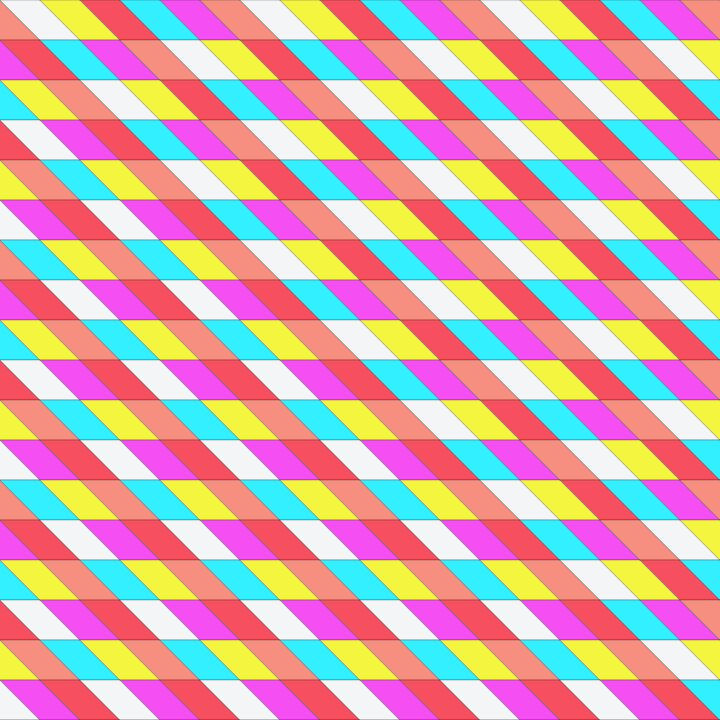
Frame 1 (no input)
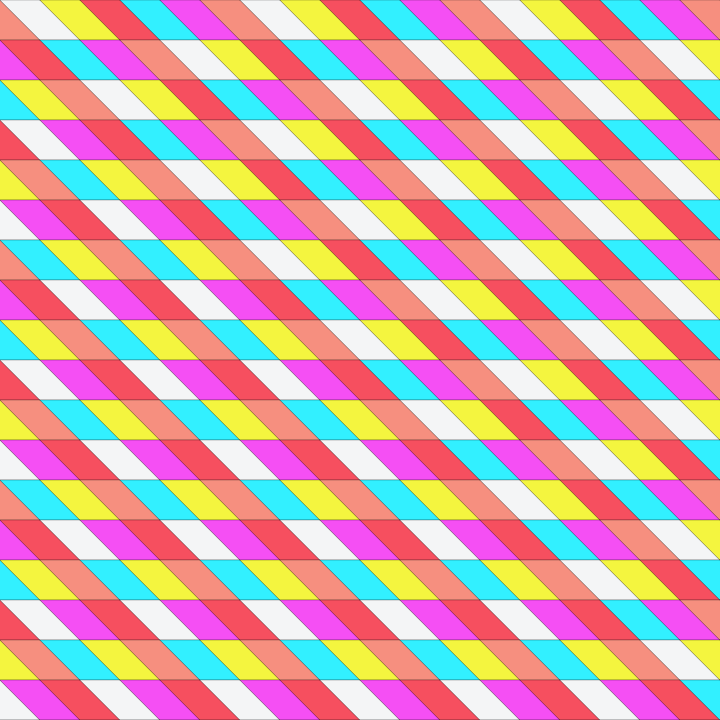
Frame 60 (no input)
Frame 120 (the mouse pressed at the canvas centre since frame 60): identical to frame 60, image omitted

The p5.js sketch that drew these frames (run headless with seeded random() and noise() and a simulated clock; from frame 60 on, the mouse is pressed at the canvas centre):

// p5.js sketch
// ── sketch.js
/*
Sketch

This will be the staging area of the different classes. Aside setting up the canvas 
and several global variables, the sketch will not have any further functionality. 
*/

let quads;
let rows = 63;
let columns = 63;
let quadHeight = 40;
let quadWidth = 40;
let canvasHeight = 720;
let canvasWidth = 720;

function setup() {
	background(128);
	createCanvas(canvasWidth, canvasHeight);
	
	quads = new QuadArray(rows, columns, quadHeight, quadWidth);
	quads.SetupQuadArray();
	
	QAC = new QuadArrayController(quads);
}

function draw() {
	translate(-quadWidth, 0);
	QAC.SetArrayPattern(QAC.AmountOfColors.value());
	QAC.SetQuadTorsionType(QAC.TorsionType.value());
}


// ── quadarray.js
/*
QuadArray

The actual 'cloth' of Torsie, it consists of a 2D array of QuadElements.
This class will adjust the colors of the QuadElements in accordance to the patterns.
*/

// TODO: Create a list of patterns
// Each pattern is denoted by a common name, amount of colors and related function

class QuadArray {
	
	constructor(_rows, _columns, _quadHeight, _quadWidth) {
		this.rows = _rows;
		this.columns = _columns;
		this.quadHeight = _quadHeight;
		this.quadWidth = _quadWidth;
		this.QuadArray = [];
		this.CoordinateArray = [];
		this.DiagonalArray = [];
	}
	
	/*//////////////////////////////////
	ARRAY SETUP FUNCTIONS
	//////////////////////////////////*/
	
	SetupQuadArray() {
		this.PopulateQuadArray();
		this.PopulateCoordinateArray();
		this.PopulateDiagonalArray();
	}
	
	// Populate this.QuadArray with new QuadElements 
	PopulateQuadArray() {
		for (let row = 0; row < this.rows; row++) {
			this.QuadArray[row] = [];
			for (let col = 0; col < this.columns; col++) {
				
				this.QuadArray[row][col] = new QuadElement(this.quadHeight, this.quadWidth, col, row, this.ArrayTorsionType);
			}
		}	
	}
	
	// Populate this.CoordinateArray with coordinates
	PopulateCoordinateArray() {
		for (let row = 0; row < this.rows; row++) {
			this.CoordinateArray[row] = [];
			for (let col = 0; col < this.columns; col++) {
				this.CoordinateArray[row][col] = [row, col];	
			}
		}	
	}
	
	// Traverses through CoordinateArray[] diagonally and populates DiagonalArray[]
	// Based on the following StackOverflow post:
	// https://stackoverflow.com/questions/2862802/traverse-2d-array-matrix-diagonally
	PopulateDiagonalArray() {
		for (let i = 1 - this.rows; i < this.columns; i++) {
			let group = [];
			for (let j = 0; j < rows; j++) {
				
				if ((i + j) >= 0 && (i + j) < columns) {
					group.push(this.CoordinateArray[j][i + j]);
				}
			}
			this.DiagonalArray.push(group);
		}
	}
	
	// Iterate through this.QuadArray and call DrawQuad function from QuadElement
	DrawQuadArray() {
		for (let row = 0; row < this.QuadArray.length; row++) {
			for (let col = 0; col < this.QuadArray[row].length; col++) {
				
				this.QuadArray[row][col].DrawQuad();
			}
		}
	}

	/*//////////////////////////////////
	GETTER FUNCTIONS
	//////////////////////////////////*/
	
	GetQuadArray() { return this.QuadArray; }
	
	GetCoordinateArray() { return this.CoordinateArray; }
	
	GetDiagonalCoordinateArray() { return this.DiagonalArray; }
	
	/*//////////////////////////////////
	GENERAL ARRAY COLOUR FUNCTIONS
	//////////////////////////////////*/
	
	// Iterate through this.QuadArray and call SetQuadColor function from QuadElement
	SetQuadArrayColor(r, g, b) {
		for (let row = 0; row < this.QuadArray.length; row++) {
			for (let col = 0; col < this.QuadArray[row].length; col++) {
				
				this.QuadArray[row][col].SetQuadColor(r, g, b);
			}
		}	
	}
	
	// Set Array to display Alternating Rows
	SetPatternAlternatingRows(rA, gA, bA, rB, gB, bB) {
		this.SetQuadArrayColor(rA, gA, bA);
		
		for (let row = 0; row < this.QuadArray.length; row++) {
			
			if (row % 2 == 0) { 
				this.SetRowColor(row, rB, gB, bB);
			}
		}
	}
	
	// Set Array to display Alternating Columns
	SetPatternAlternatingColumns(rA, gA, bA, rB, gB, bB) {
		this.SetQuadArrayColor(rA, gA, bA);
		
		for (let row = 0; row < this.QuadArray.length; row++) {
			for (let col = 0; col < this.QuadArray[row].length; col++) {
				
				if (col % 2 == 0) {
					this.SetColumnColor(col, rB, gB, bB);
				}
			}
		}
	}
	
	// Set indicated row of Array to color
	SetRowColor(row, r, g, b) {
		for (let col = 0; col < this.QuadArray[row].length; col++) {
			
			this.QuadArray[row][col].SetQuadColor(r, g, b);
		}
	}
	
	// Set indicated column of Array to color
	SetColumnColor(colummn, r, g, b) {
		for (let row = 0; row < this.QuadArray.length; row++) {
			
				this.QuadArray[row][colummn].SetQuadColor(r, g, b);
		}
	}
	
	/*//////////////////////////////////
	SET ARRAY PATTERN FUNCTIONS
	//////////////////////////////////*/
	
	// Set Array to display PatternAB
	SetPatternAB(rA, gA, bA, rB, gB, bB) {
		this.SetQuadArrayColor(rA, gA, bA);
		
		for (let row = 0; row < this.QuadArray.length; row++) {
			for (let col = 0; col < this.QuadArray[row].length; col++) {
				
				if ((row - col) % 2 == 0) {
					this.QuadArray[row][col].SetQuadColor(rB, gB, bB);
				}
			}
		}
	}
	
	// LEFT BRANCH FUNCTIONS 

	// Set Array to display PatternABBC
	SetPatternABBC(rA, gA, bA, rB, gB, bB, rC, gC, bC) {
		this.SetPatternAB(rA, gA, bA, rB, gB, bB);
		
		for (let row = 0; row < this.QuadArray.length; row++) {
			if (row % 2 != 0) {
				for (let col = 0; col < this.QuadArray[row].length; col++) {
					
					if ((row - col) % 2 == 0) {
						this.QuadArray[row][col].SetQuadColor(rC, gC, bC);
					}
				}
			}
		}
	}
	
	// Set Array to display PatternADBC
	SetPatternADBC(rA, gA, bA, rB, gB, bB, rC, gC, bC, rD, gD, bD) {
		this.SetPatternABBC(rA, gA, bA, rB, gB, bB, rC, gC, bC);
		
		for (let row = 0; row < this.QuadArray.length; row++) {
			if (row % 2 == 0) {
				for (let col = 0; col < this.QuadArray[row].length; col++) { 
				
					if ((row - col) % 2 != 0) {
						this.QuadArray[row][col].SetQuadColor(rD, gD, bD);
					}
				}				
			}
		}
	}
	
	// RIGHT BRANCH FUNCTIONS
	
	// Set Array to display a Pattern from the right branch.
	// This function serves as a template for patterns
	// from the right branch of the reference image.
	SetPatternFromRightBranch(rA, gA, bA, rB, gB, bB, rC, gC, bC, rD, gD, bD, rE, gE, bE, rF, gF, bF) {
		// Iterate through this.DiagonalArray
		for (let row = 0; row < this.DiagonalArray.length; row++) {
			for (let col = 0; col < this.DiagonalArray[row].length; col++) {
				// The contents of the array in DiagonalArray[row][col] are the coordinates.
				let x = this.DiagonalArray[row][col][0];
				let y = this.DiagonalArray[row][col][1];
				
				if (row % 3 == 0) {
					if ((row - col) % 2 == 0) {
						this.QuadArray[x][y].SetQuadColor(rA, gA, bA);
					}
					else {
						this.QuadArray[x][y].SetQuadColor(rD, gD, bD);
					}
				}
				else if (row % 3 == 1) {
					if ((row - col) % 2 == 0) {
						this.QuadArray[x][y].SetQuadColor(rB, gB, bB);
					}
					else {
						this.QuadArray[x][y].SetQuadColor(rE, gE, bE);
					}
				}
				else if (row % 3 == 2) {
					if ((row - col) % 2 == 0) {
						this.QuadArray[x][y].SetQuadColor(rC, gC, bC);
					}
					else {
						this.QuadArray[x][y].SetQuadColor(rF, gF, bF);
					}
				}
				
			}
		}
	}
	
	// Set Array to display PatternADBC
	SetPatternCAB(rA, gA, bA, rB, gB, bB, rC, gC, bC) {
		this.SetPatternFromRightBranch(	rA, gA, bA, 
										rB, gB, bB, 
										rC, gC, bC,
										rA, gA, bA, 
										rB, gB, bB, 
										rC, gC, bC);
	}
	
	// Set Array to display PatternCABDAB
	SetPatternCABDAB(rA, gA, bA, rB, gB, bB, rC, gC, bC, rD, gD, bD) {
		this.SetPatternFromRightBranch(	rA, gA, bA, 
										rB, gB, bB, 
										rC, gC, bC,
										rD, gD, bD, 
										rB, gB, bB, 
										rC, gC, bC);
	}
	
	// Set Array to display PatternCABDEB
	SetPatternCABDEB(rA, gA, bA, rB, gB, bB, rC, gC, bC, rD, gD, bD, rE, gE, bE) {
		this.SetPatternFromRightBranch(	rA, gA, bA, 
										rB, gB, bB, 
										rC, gC, bC,
										rD, gD, bD, 
										rE, gE, bE, 
										rC, gC, bC);
	}
	
	// Set Array to display PatternCABDEF
	SetPatternCABDEF(rA, gA, bA, rB, gB, bB, rC, gC, bC, rD, gD, bD, rE, gE, bE, rF, gF, bF) {
		this.SetPatternFromRightBranch(	rA, gA, bA, 
										rB, gB, bB, 
										rC, gC, bC,
										rD, gD, bD, 
										rE, gE, bE, 
										rF, gF, bF);
	}
}

// ── quadarraycontroller.js
/*
QuadArrayController

This class will control the QuadArray and some aspects of the QuadElement.
It sets up the User Interface with which the user can put in amount of colors and the exact shades.
Depending on the amount of active colors, it will tell the QuadArray to draw the appropriate pattern.

With the slider the user gets to choose how many active colors. QuadArrayController will then parse this
and tell the QuadArray which pattern is to be drawn depending on the amount of active colors.
At the moment, six colors can be chosen by the user with a color picker
*/

class QuadArrayController {
	
	constructor(_QuadArray) {
		this.QuadArray = _QuadArray;

		// Setting up sliders and color pickers
		this.AmountOfColors = createSlider(0, 5, 6);
		this.AmountOfColors.position(canvasWidth + 20, 20)

		this.TorsionType = createSlider(-100, 100, 100);
		this.TorsionType.position(canvasWidth + 20, 50)
		
		this.Color1 = createInput('#32f0ff', 'color');
		this.Color1.position(canvasWidth + 20, 80);
		
		this.Color2 = createInput('#f4f53f', 'color');
		this.Color2.position(canvasWidth + 20, 110);

		this.Color3 = createInput('#f68f7f', 'color');
		this.Color3.position(canvasWidth + 20, 140);
		
		this.Color4 = createInput('#f4f5f6', 'color');
		this.Color4.position(canvasWidth + 20, 170);
		
		this.Color5 = createInput('#f54ff4', 'color');
		this.Color5.position(canvasWidth + 20, 200);
		
		this.Color6 = createInput('#f64f5f', 'color');
		this.Color6.position(canvasWidth + 20, 230);
	}


	SetArrayPattern(ColorAmount) {

		// Getting the return Hex values from the color pickers, converting them into RGB objects and assigning them local variables
		var c1 = this.GetRGB(this.Color1.value());
		var c2 = this.GetRGB(this.Color2.value());
		var c3 = this.GetRGB(this.Color3.value());
		var c4 = this.GetRGB(this.Color4.value());
		var c5 = this.GetRGB(this.Color5.value());
		var c6 = this.GetRGB(this.Color6.value());

		// Get the amount of colors and execute pattern functions depending on amount.
		if (ColorAmount == 0) {
			this.QuadArray.SetQuadArrayColor(c1.r, c1.g, c1.b);
		}
		else if (ColorAmount == 1) {
			this.QuadArray.SetPatternAB(c1.r, c1.g, c1.b,
										c2.r, c2.g, c2.b);
		}
		else if (ColorAmount == 2) {
			this.QuadArray.SetPatternCAB(c1.r, c1.g, c1.b,
										 c2.r, c2.g, c2.b,
										 c3.r, c3.g, c3.b);
		}
		else if (ColorAmount == 3) {
			this.QuadArray.SetPatternCABDAB(c1.r, c1.g, c1.b,
											c2.r, c2.g, c2.b,
											c3.r, c3.g, c3.b,
											c4.r, c4.g, c4.b);
		}
		else if (ColorAmount == 4) {
			this.QuadArray.SetPatternCABDEB(c1.r, c1.g, c1.b,
											c2.r, c2.g, c2.b,
											c3.r, c3.g, c3.b,
											c4.r, c4.g, c4.b,
											c5.r, c5.g, c5.b);
		}
		else if (ColorAmount == 5) {
			this.QuadArray.SetPatternCABDEF(c1.r, c1.g, c1.b,
											c2.r, c2.g, c2.b,
											c3.r, c3.g, c3.b,
											c4.r, c4.g, c4.b,
											c5.r, c5.g, c5.b,
											c6.r, c6.g, c6.b);
		}
	}

	SetQuadTorsionType(n) {
		var InputTorsionType = map(n, -100, 100, -1, 1);
		for (var row = 0; row < this.QuadArray.QuadArray.length; row++) {
			for (var col = 0; col < this.QuadArray.QuadArray[row].length; col++) {
				this.QuadArray.QuadArray[row][col].TorsionType = InputTorsionType;
			}
		}
		this.QuadArray.DrawQuadArray();
	}

	// HexToRgbA converter from https://stackoverflow.com/questions/21646738/convert-hex-to-rgba
	// returns {r: , g: , b: }
	GetRGB(hex) {
		var color;
		if(/^#([A-Fa-f0-9]{3}){1,2}$/.test(hex)){
			
			color = hex.substring(1).split('');
			
			if(color.length == 3){
				color = [color[0], color[0], color[1], color[1], color[2], color[2]];
			}
			
			color = '0x'+color.join('');
		
			return {r: (color>>16) & 255, 
					g: (color>>8) & 255, 
					b: color & 255
					};
		}
		throw new Error('Bad Hex');
	}
}

// ── quadcanvas.js
/*
Deprecated, this functionality has been moved from a class function to a global function
*/
class QuadCanvas {
	
	constructor(_rows, _columns, _quadHeight, _quadWidth, _canvasHeight, _canvasWidth, _canvasColor, _canvasInstanceName) {
		// Setting constructor iables to argument inputs
		this.rows = _rows;
		this.columns = _columns;
		this.quadHeight = _quadHeight;
		this.quadWidth = _quadWidth;
		this.canvasHeight = _canvasHeight;
		this.canvasWidth = _canvasWidth;
		this.canvasColor = _canvasColor;
		this.canvasInstanceName = _canvasInstanceName;
		
		// Initializing instances
		
		this.CanvasSetup = function(sketch) {
			
			sketch.setup = function() {
				sketch.createCanvas(this.canvasWidth, this.canvasHeight);
				sketch.quads = new QuadArray(this.rows, this.columns, this.quadHeight, this.quadWidth, sketch);
				sketch.quads.SetupQuadArray();
			}
		
			sketch.draw() = function() {
				sketch.translate(-this.quadWidth*4, 0);
				sketch.background(this.canvasColor);
				sketch.quads.SetPattern(128, 128, 128, 172, 172, 172);
			}
		}
		
		this.CanvasInstanceName = new p5(this.CanvasSetup);
	}
}
// ── quadelement.js
/*
QuadElement

The building block of the QuadArray and the displayed image.
*/

class QuadElement {

	constructor(_width, _height, _x, _y, _TorsionType = 1, _StrokeThickness = 0.25) {	
		this.width = _width;
		this.height = _height;
		this.x = _x;
		this.y = _y;
		this.QuadColor = {
			r: 256,
			g: 256,
			b: 256
		};
		this.TorsionType = _TorsionType
		this.StrokeThickness = _StrokeThickness
	}
	
	//
	DrawQuad() {	
		let TorsionType = this.TorsionType;
		let originX = this.x * this.width;
		let originY = this.y * this.height;
		
		strokeWeight(this.StrokeThickness);
		fill(this.QuadColor.r, this.QuadColor.g, this.QuadColor.b);
		
		quad(originX, originY,
			(originX + this.width), originY,
			(originX + this.width + (this.width * TorsionType)), (originY + this.height),
			(originX + (this.width * TorsionType)), (originY + this.height));	
	}
	
	SetQuadColor(r, g, b) {
		
		this.QuadColor.r = r;
		this.QuadColor.g = g;
		this.QuadColor.b = b;
		
	}
}
